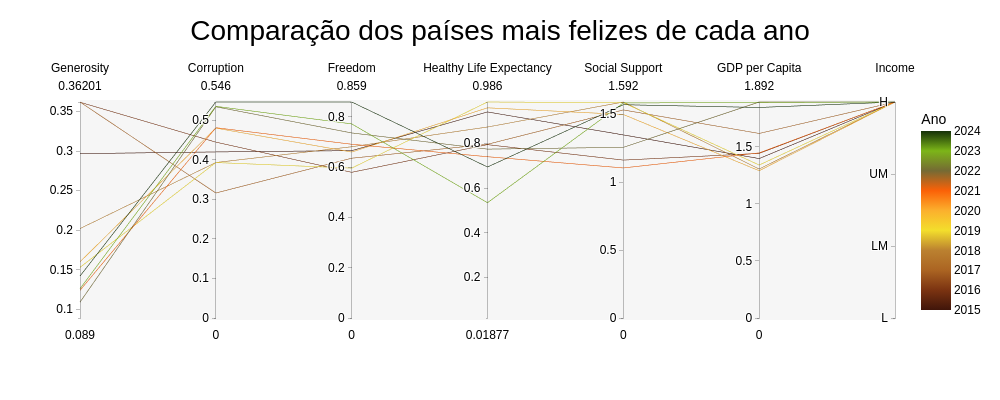
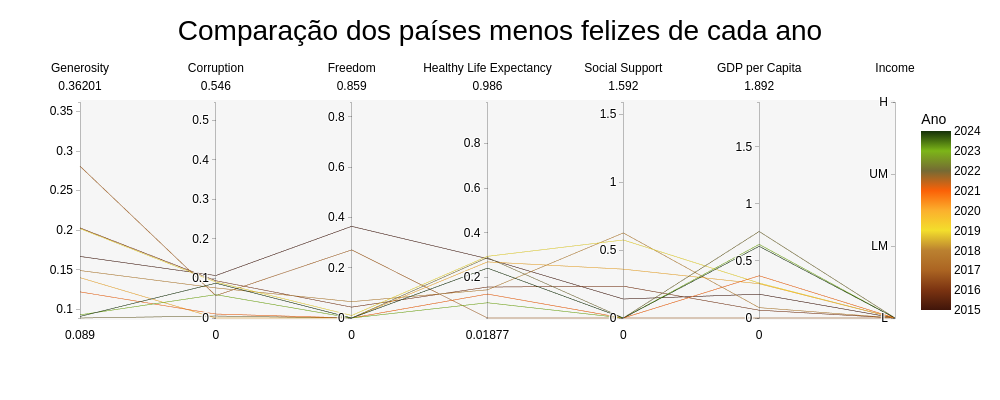

These figures' notebook cell, in order:
### Markdown cell above
#### 1.1 Os países mais felizes e os menos felizes têm aspetos em comum?

### Code cell
felizes = []
tristes = []
anos = []

# Selecionar os países mais e menos felizes por ano
for ano, df in datasets.items():
    mais_feliz = df.loc[df['Rank'] == 1, 'Country'].values[0]
    menos_feliz = df.loc[df['Rank'] == df['Rank'].max(), 'Country'].values[0]
    felizes.append(mais_feliz)
    tristes.append(menos_feliz)
    anos.append(ano)

df_mais_menos = pd.DataFrame({
    'Ano': anos,
    'Mais Feliz': felizes,
    'Menos Feliz': tristes
})

attributes = [
    'Generosity', 'Corruption', 'Freedom',
    'Healthy Life Expectancy', 'Social Support', 'GDP per Capita', 'Income'
]

def build_parallel_df(tipo='Mais Feliz'):
    rows = []
    for ano in datasets:
        pais = df_mais_menos.loc[df_mais_menos['Ano'] == ano, tipo].values[0]
        df_row = datasets[ano].loc[datasets[ano]["Country"] == pais]
        row = {"Ano": ano, "Country": pais}
        for att in attributes:
            row[att] = df_row[att].values[0]
        rows.append(row)
    return pd.DataFrame(rows)

df_felizes = build_parallel_df('Mais Feliz')
df_tristes = build_parallel_df('Menos Feliz')

income_map = {'L': 1, 'LM': 2, 'UM': 3, 'H': 4}
df_felizes['Income'] = df_felizes['Income'].map(income_map)
df_tristes['Income'] = df_tristes['Income'].map(income_map)

# Determinar min/max de cada variável considerando ambos os datasets
dim_ranges = {}
for att in attributes:
    if att == "Income":
        dim_ranges[att] = (1, 4)
    else:
        min_val = min(df_felizes[att].min(), df_tristes[att].min())
        max_val = max(df_felizes[att].max(), df_tristes[att].max())
        dim_ranges[att] = (min_val, max_val)

# Criar lista de dimensões para os gráficos
def create_dimensions(df):
    dims = []
    for att in attributes:
        dim_dict = dict(
            range=dim_ranges[att],
            label=att,
            values=df[att]
        )
        if att == "Income":
            dim_dict["tickvals"] = [1, 2, 3, 4]
            dim_dict["ticktext"] = ["L", "LM", "UM", "H"]
        dims.append(dim_dict)
    return dims

dimensions_felizes = create_dimensions(df_felizes)
dimensions_tristes = create_dimensions(df_tristes)

cores_por_ano = {
    2015: '#40150A',  # Marrom muito escuro (início)
    2016: '#7B3311',  # Marrom avermelhado
    2017: '#AB6422',  # Laranja terroso
    2018: '#BB8130',  # Laranja dourado
    2019: '#F3DE2C',  # Amarelo mostarda (pico de amarelo)
    2020: '#FBB02D',  # Laranja claro
    2021: '#FB6107',  # Laranja vibrante
    2022: '#756A34',  # Verde oliva (transição para verde)
    2023: '#7CB518',  # Verde limão
    2024: '#143008'   # Verde floresta muito escuro (corrigido para #143008 como pediste)
}

# Garantir que temos todos os anos presentes nos dados
anos_presentes = sorted(df_felizes['Ano'].unique())
cores_disponiveis = {ano: cores_por_ano.get(ano, '#CCCCCC') for ano in anos_presentes}

# Normalizar os anos para o intervalo [0, 1] para a colorscale- LLM
anos_normalizados = [(ano - min(anos_presentes)) / (max(anos_presentes) - min(anos_presentes)) 
                     for ano in anos_presentes]

# Criar a colorscale personalizada
colorscale_personalizada = [
    [anos_normalizados[i], cor] 
    for i, (ano, cor) in enumerate(cores_disponiveis.items())
]


# Criar gráfico dos mais felizes
fig_felizes = go.Figure(data=go.Parcoords(
    line=dict(
        color=df_felizes["Ano"],
        colorscale=colorscale_personalizada,
        showscale=True,
        colorbar=dict(
            title="Ano",
            tickvals=anos_presentes,
            ticktext=anos_presentes,
            tickfont=dict(size=12),
            title_font=dict(size=14)
        ),
        cmin=min(anos_presentes),
        cmax=max(anos_presentes)
    ),
    dimensions=dimensions_felizes
))

fig_felizes.update_layout(
    title=dict(
        text="Comparação dos países mais felizes de cada ano",
        font=dict(family="Arial", color="black", size=28),
        x=0.5,
        y=0.95
    ),
    font=dict(family="Arial", color="black", size=14),
    height=400,
    width=1000,
    margin=dict(l=80, r=80, t=100, b=80),
    plot_bgcolor="lightgray"
)
fig_felizes.add_shape(
    type="rect",
    x0=0, x1=1,
    y0=0, y1=1,
    xref="paper",
    yref="paper",
    fillcolor="lightgray",
    layer="below",
    line_width=0,
    opacity=0.2
)


fig_felizes.show()


# Criar gráfico dos menos felizes
fig_tristes = go.Figure(data=go.Parcoords(
    line=dict(
        color=df_tristes["Ano"],
        colorscale=colorscale_personalizada,
        showscale=True,
        colorbar=dict(
            title="Ano",
            tickvals=anos_presentes,
            ticktext=anos_presentes,
            tickfont=dict(size=12),
            title_font=dict(size=14)
        ),
        cmin=min(anos_presentes),
        cmax=max(anos_presentes)
    ),
    dimensions=dimensions_tristes
))

fig_tristes.update_layout(
    title=dict(
        text="Comparação dos países menos felizes de cada ano",
        font=dict(family="Arial", color="black", size=28),
        x=0.5,
        y=0.95
    ),
    font=dict(family="Arial", color="black", size=14),
    height=400,
    width=1000,
    margin=dict(l=80, r=80, t=100, b=80),
    plot_bgcolor="lightgray"
)

fig_tristes.add_shape(
    type="rect",
    x0=0, x1=1,
    y0=0, y1=1,
    xref="paper",
    yref="paper",
    fillcolor="lightgray",
    layer="below",
    line_width=0,
    opacity=0.2
)

fig_tristes.show()

### Figure 1 — Plotly figure (JSON) as saved in the notebook; plotly's stock layout.template omitted (floating-point values rounded to 4 significant figures)
{"data": [{"dimensions": [{"label": "Generosity", "range": [0.089, 0.362], "values": [0.2968, 0.3617, 0.362, 0.202, 0.153, 0.16, 0.124, 0.109, 0.126, 0.142]}, {"label": "Corruption", "range": [0, 0.546], "values": [0.4198, 0.4445, 0.316, 0.393, 0.393, 0.48, 0.481, 0.534, 0.535, 0.546]}, {"label": "Freedom", "range": [0, 0.859], "values": [0.6656, 0.5794, 0.6354, 0.681, 0.596, 0.66, 0.691, 0.736, 0.772, 0.859]}, {"label": "Healthy Life Expectancy", "range": [0.01877, 0.986], "values": [0.9414, 0.795, 0.7967, 0.874, 0.986, 0.96, 0.741, 0.775, 0.535, 0.695]}, {"label": "Social Support", "range": [0, 1.592], "values": [1.35, 1.164, 1.534, 1.592, 1.587, 1.5, 1.106, 1.258, 1.585, 1.572]}, {"label": "GDP per Capita", "range": [0, 1.892], "values": [1.397, 1.442, 1.616, 1.305, 1.34, 1.29, 1.446, 1.892, 1.888, 1.844]}, {"label": "Income", "range": [1, 4], "ticktext": ["L", "LM", "UM", "H"], "tickvals": [1, 2, 3, 4], "values": [4, 4, 4, 4, 4, 4, 4, 4, 4, 4]}], "line": {"cmax": 2024, "cmin": 2015, "color": [2015, 2016, 2017, 2018, 2019, 2020, 2021, 2022, 2023, 2024], "colorbar": {"tickfont": {"size": 12}, "ticktext": [2015, 2016, 2017, 2018, 2019, 2020, 2021, 2022, 2023, 2024], "tickvals": [2015, 2016, 2017, 2018, 2019, 2020, 2021, 2022, 2023, 2024], "title": {"font": {"size": 14}, "text": "Ano"}}, "colorscale": [[0, "#40150A"], [0.1111, "#7B3311"], [0.2222, "#AB6422"], [0.3333, "#BB8130"], [0.4444, "#F3DE2C"], [0.5556, "#FBB02D"], [0.6667, "#FB6107"], [0.7778, "#756A34"], [0.8889, "#7CB518"], [1, "#143008"]], "showscale": true}, "type": "parcoords"}], "layout": {"font": {"color": "black", "family": "Arial", "size": 14}, "height": 400, "margin": {"b": 80, "l": 80, "r": 80, "t": 100}, "plot_bgcolor": "lightgray", "shapes": [{"fillcolor": "lightgray", "layer": "below", "line": {"width": 0}, "opacity": 0.2, "type": "rect", "x0": 0, "x1": 1, "xref": "paper", "y0": 0, "y1": 1, "yref": "paper"}], "title": {"font": {"color": "black", "family": "Arial", "size": 28}, "text": "Comparação dos países mais felizes de cada ano", "x": 0.5, "y": 0.95}, "width": 1000}}

### Figure 2 — Plotly figure (JSON) as saved in the notebook; plotly's stock layout.template omitted (floating-point values rounded to 4 significant figures)
{"data": [{"dimensions": [{"label": "Generosity", "range": [0.089, 0.362], "values": [0.1668, 0.2029, 0.2809, 0.149, 0.202, 0.14, 0.122, 0.089, 0.093, 0.091]}, {"label": "Corruption", "range": [0, 0.546], "values": [0.1073, 0.09419, 0.05657, 0.076, 0.091, 0.0, 0.01, 0.005, 0.059, 0.088]}, {"label": "Freedom", "range": [0, 0.859], "values": [0.3645, 0.0432, 0.2708, 0.065, 0.01, 0.0, 0.0, 0.0, 0.0, 0.0]}, {"label": "Healthy Life Expectancy", "range": [0.01877, 0.986], "values": [0.2844, 0.1575, 0.01877, 0.145, 0.295, 0.27, 0.126, 0.289, 0.087, 0.242]}, {"label": "Social Support", "range": [0, 1.592], "values": [0.1399, 0.2344, 0.0, 0.627, 0.575, 0.36, 0.0, 0.0, 0.0, 0.0]}, {"label": "GDP per Capita", "range": [0, 1.892], "values": [0.2087, 0.06831, 0.0, 0.091, 0.306, 0.3, 0.37, 0.758, 0.645, 0.628]}, {"label": "Income", "range": [1, 4], "ticktext": ["L", "LM", "UM", "H"], "tickvals": [1, 2, 3, 4], "values": [1, 1, 1, 1, 1, 1, 1, 1, 1, 1]}], "line": {"cmax": 2024, "cmin": 2015, "color": [2015, 2016, 2017, 2018, 2019, 2020, 2021, 2022, 2023, 2024], "colorbar": {"tickfont": {"size": 12}, "ticktext": [2015, 2016, 2017, 2018, 2019, 2020, 2021, 2022, 2023, 2024], "tickvals": [2015, 2016, 2017, 2018, 2019, 2020, 2021, 2022, 2023, 2024], "title": {"font": {"size": 14}, "text": "Ano"}}, "colorscale": [[0, "#40150A"], [0.1111, "#7B3311"], [0.2222, "#AB6422"], [0.3333, "#BB8130"], [0.4444, "#F3DE2C"], [0.5556, "#FBB02D"], [0.6667, "#FB6107"], [0.7778, "#756A34"], [0.8889, "#7CB518"], [1, "#143008"]], "showscale": true}, "type": "parcoords"}], "layout": {"font": {"color": "black", "family": "Arial", "size": 14}, "height": 400, "margin": {"b": 80, "l": 80, "r": 80, "t": 100}, "plot_bgcolor": "lightgray", "shapes": [{"fillcolor": "lightgray", "layer": "below", "line": {"width": 0}, "opacity": 0.2, "type": "rect", "x0": 0, "x1": 1, "xref": "paper", "y0": 0, "y1": 1, "yref": "paper"}], "title": {"font": {"color": "black", "family": "Arial", "size": 28}, "text": "Comparação dos países menos felizes de cada ano", "x": 0.5, "y": 0.95}, "width": 1000}}
